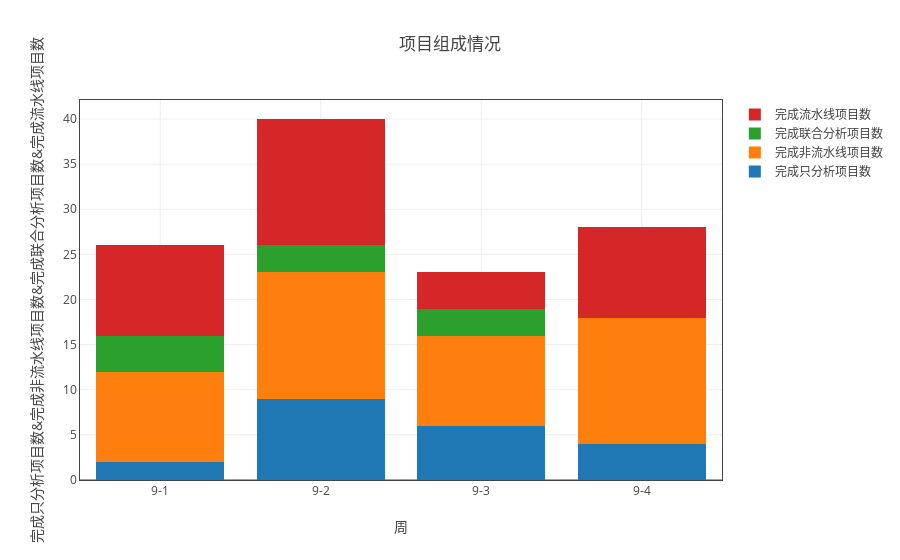
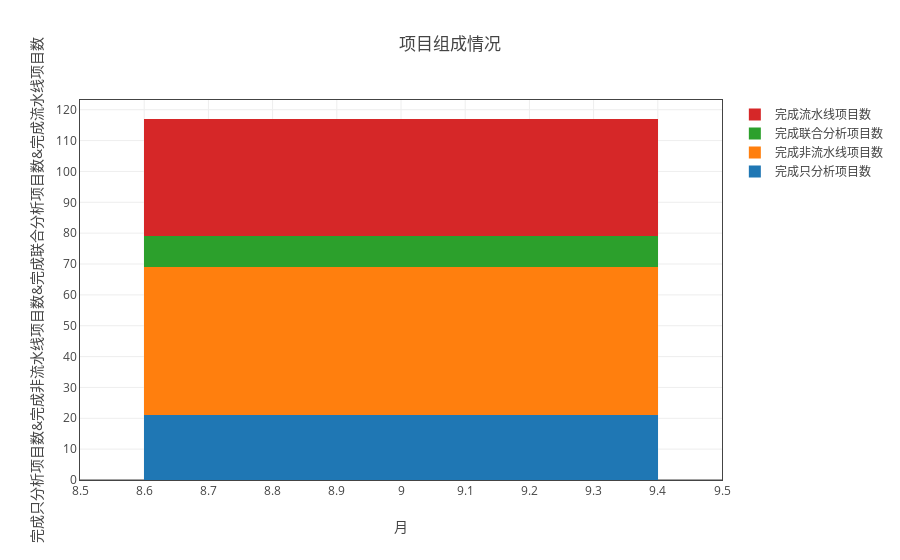

Source (notebook cell) for these figures, in order:
### Markdown cell above
### 项目组成情况

### Code cell
ss = myModule.format(all_df1 ,"日期（格式“月-周次”）" ,['完成流水线项目数','完成非流水线项目数','完成只分析项目数','完成联合分析项目数'])
myModule.myPlot(ss.groupby('sum')).plot('stack_bar',fig_title='项目组成情况')
ss = myModule.format(all_df1 ,"month" ,['完成流水线项目数','完成非流水线项目数','完成只分析项目数','完成联合分析项目数'])
myModule.myPlot(ss.groupby('sum')).plot('stack_bar',"月",fig_title='项目组成情况')

### Figure 1 — Plotly figure (JSON) as saved in the notebook; plotly's stock layout.template omitted (floating-point values rounded to 4 significant figures)
{"data": [{"name": "完成只分析项目数", "type": "bar", "uid": "f00eaae9-d060-11e8-8ddb-a41f72875c19", "x": ["9-1", "9-2", "9-3", "9-4"], "y": [2, 9, 6, 4]}, {"name": "完成非流水线项目数", "type": "bar", "uid": "f00eaaea-d060-11e8-8ddb-a41f72875c19", "x": ["9-1", "9-2", "9-3", "9-4"], "y": [10, 14, 10, 14]}, {"name": "完成联合分析项目数", "type": "bar", "uid": "f00eaaeb-d060-11e8-8ddb-a41f72875c19", "x": ["9-1", "9-2", "9-3", "9-4"], "y": [4, 3, 3, 0]}, {"name": "完成流水线项目数", "type": "bar", "uid": "f00eaaec-d060-11e8-8ddb-a41f72875c19", "x": ["9-1", "9-2", "9-3", "9-4"], "y": [10, 14, 4, 10]}], "layout": {"barmode": "stack", "title": "项目组成情况", "xaxis": {"mirror": "all", "nticks": 20, "showgrid": true, "showline": true, "title": "周", "zeroline": true}, "yaxis": {"mirror": "all", "nticks": 20, "showgrid": true, "showline": true, "title": "完成只分析项目数&完成非流水线项目数&完成联合分析项目数&完成流水线项目数", "zeroline": true}}}

### Figure 2 — Plotly figure (JSON) as saved in the notebook; plotly's stock layout.template omitted (floating-point values rounded to 4 significant figures)
{"data": [{"name": "完成只分析项目数", "type": "bar", "uid": "f00eaaed-d060-11e8-8ddb-a41f72875c19", "x": [9], "y": [21]}, {"name": "完成非流水线项目数", "type": "bar", "uid": "f00eaaee-d060-11e8-8ddb-a41f72875c19", "x": [9], "y": [48]}, {"name": "完成联合分析项目数", "type": "bar", "uid": "f00eaaef-d060-11e8-8ddb-a41f72875c19", "x": [9], "y": [10]}, {"name": "完成流水线项目数", "type": "bar", "uid": "f00eaaf0-d060-11e8-8ddb-a41f72875c19", "x": [9], "y": [38]}], "layout": {"barmode": "stack", "title": "项目组成情况", "xaxis": {"mirror": "all", "nticks": 20, "showgrid": true, "showline": true, "title": "月", "zeroline": true}, "yaxis": {"mirror": "all", "nticks": 20, "showgrid": true, "showline": true, "title": "完成只分析项目数&完成非流水线项目数&完成联合分析项目数&完成流水线项目数", "zeroline": true}}}
